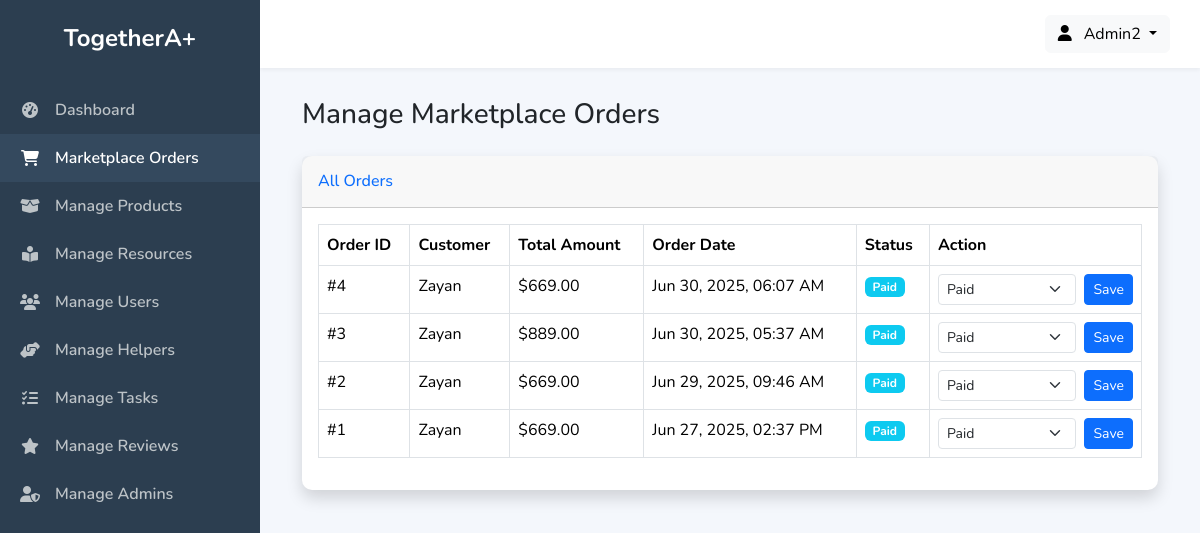
Screenshot of /admin_panel/manage_orders.php (signed in) with the database file from the repository.
### tables this page shows
CREATE TABLE `orders` (
  `order_id` int NOT NULL AUTO_INCREMENT,
  `user_id` int NOT NULL,
  `total_amount` decimal(10,2) NOT NULL,
  `shipping_name` varchar(255) NOT NULL,
  `shipping_address` text NOT NULL,
  `shipping_city` varchar(100) NOT NULL,
  `shipping_postal_code` varchar(20) NOT NULL,
  `shipping_phone` varchar(20) NOT NULL,
  `order_status` enum('pending','paid','failed','shipped','completed') NOT NULL DEFAULT 'pending',
  `created_at` timestamp NOT NULL DEFAULT CURRENT_TIMESTAMP,
  PRIMARY KEY (`order_id`),
  KEY `user_id` (`user_id`),
  CONSTRAINT `orders_ibfk_1` FOREIGN KEY (`user_id`) REFERENCES `users` (`user_id`)
);

CREATE TABLE `users` (
  `user_id` int NOT NULL AUTO_INCREMENT,
  `name` varchar(255) NOT NULL,
  `email` varchar(255) NOT NULL,
  `profile_photo` text,
  `password_hash` varchar(255) NOT NULL,
  `phone_number` varchar(15) DEFAULT NULL,
  `address` text,
  `user_type` enum('disabled_individual','family_member','caretaker') NOT NULL,
  `created_at` timestamp NULL DEFAULT CURRENT_TIMESTAMP,
  `updated_at` timestamp NULL DEFAULT CURRENT_TIMESTAMP ON UPDATE CURRENT_TIMESTAMP,
  `verification_status` enum('pending','verified','rejected') DEFAULT 'pending',
  `verified_by` int DEFAULT NULL,
  `status` enum('active','suspended','deactivated') DEFAULT 'active',
  PRIMARY KEY (`user_id`),
  UNIQUE KEY `email` (`email`),
  KEY `verified_by` (`verified_by`),
  CONSTRAINT `users_ibfk_1` FOREIGN KEY (`verified_by`) REFERENCES `admins` (`admin_id`)
);

### admin_panel/manage_orders.php (the view, shortened to what this page needs)
<?php
include 'admin_header.php';
$query = "SELECT o.order_id, u.name as customer_name, o.total_amount, o.order_status, o.created_at
          FROM orders o
          JOIN users u ON o.user_id = u.user_id
          ORDER BY o.created_at DESC";
$result = $conn->query($query);
?>
<div class="container-fluid">
    <h1 class="h3 mb-4 text-gray-800">Manage Marketplace Orders</h1>
    <div class="card shadow mb-4">
        <div class="card-header py-3">
            <h6 class="m-0 font-weight-bold text-primary">All Orders</h6>
        </div>
        <div class="card-body">
            <div class="table-responsive">
                <table class="table table-bordered" width="100%" cellspacing="0">
                    <thead>
                        <tr>
                            <th>Order ID</th>
                            <th>Customer</th>
                            <th>Total Amount</th>
                            <th>Order Date</th>
                            <th>Status</th>
                            <th>Action</th>
                        </tr>
                    </thead>
                    <tbody>
                        <?php while($row = $result->fetch_assoc()): ?>
                        <tr>
                            <td>#<?php echo $row['order_id']; ?></td>
                            <td><?php echo htmlspecialchars($row['customer_name']); ?></td>
                            <td>$<?php echo number_format($row['total_amount'], 2); ?></td>
                            <td><?php echo date("M d, Y, h:i A", strtotime($row['created_at'])); ?></td>
                            <td>
                                <span class="badge bg-<?php
                                    switch($row['order_status']) {
                                        case 'paid': echo 'info'; break;
                                    }
                                ?>">
                                    <?php echo ucfirst($row['order_status']); ?>
                                </span>
                            </td>
                            <td>
                                <form method="POST" class="d-flex gap-2">
                                    <select name="order_status" class="form-select form-select-sm">
                                        <option value="paid" <?php echo ($row['order_status'] == 'paid') ? 'selected' : ''; ?>>Paid</option>
                                    </select>
                                    <button type="submit" name="update_order_status" class="btn btn-primary btn-sm">Save</button>
                                </form>
                            </td>
                        </tr>
                        <?php endwhile; ?>
                    </tbody>
                </table>
            </div>
        </div>
    </div>
</div>
<?php
include 'admin_footer.php';
?>

### admin_panel/admin_header.php (style rules this page uses)
:root { --sidebar-bg: #2c3e50; --sidebar-hover: #34495e; --sidebar-text: #bdc3c7; --sidebar-text-active: #ffffff; --main-bg: #f4f7fc; }
body { font-family: 'Nunito', sans-serif; background-color: var(--main-bg); }
.card { border: none; border-radius: 10px; box-shadow: 0 4px 6px rgba(0,0,0,0.05); }

### rows the page displays
orders: order_id "4", user.name "Zayan", total_amount "669.00", created_at "Jun 30, 2025, 06:07 AM", order_status "Paid"
orders: order_id "3", user.name "Zayan", total_amount "889.00", created_at "Jun 30, 2025, 05:37 AM", order_status "Paid"
orders: order_id "2", user.name "Zayan", total_amount "669.00", created_at "Jun 29, 2025, 09:46 AM", order_status "Paid"
orders: order_id "1", user.name "Zayan", total_amount "669.00", created_at "Jun 27, 2025, 02:37 PM", order_status "Paid"

### other values shown
$current_admin_name "Admin2"
